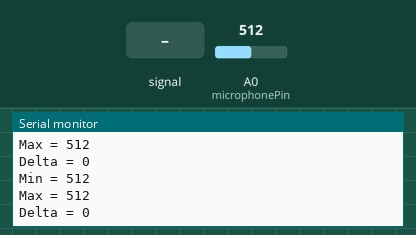
Recording of a sketch running on a simulated Arduino Uno, built with avr-gcc and run on an emulated ATmega328P. Parts: the last lines printed to the serial monitor. The test bench sets the inputs (shaded band); at power-on: A0 (microphonePin) = 512.

Above: at 1.2 s.
1.3 s: A0 (microphonePin) fed a 200 Hz sine of ±81 counts around its level
At 1.51 s:
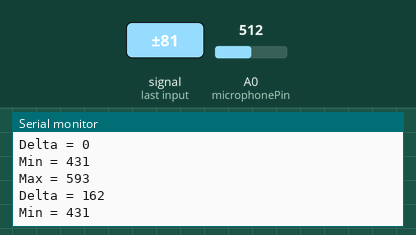
2.8 s: A0 (microphonePin) set to 716
At 3.02 s:
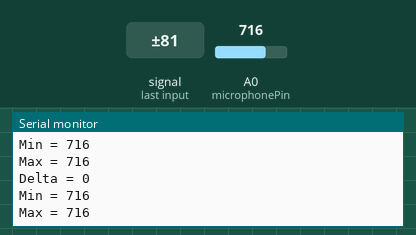
4.3 s: A0 (microphonePin) fed a 1000 Hz sine of ±255 counts around its level
At 4.31 s:
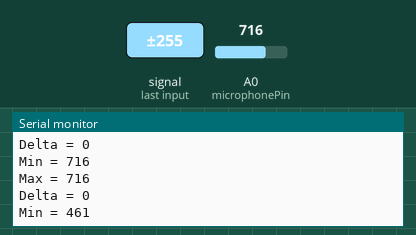
5.8 s: A0 (microphonePin) set to 900
At 5.82 s:
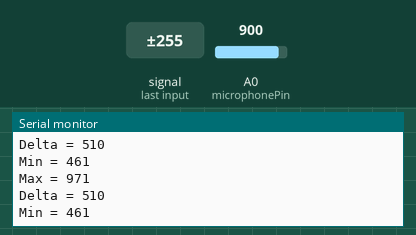
Timing chart, 0 to 8.3 s (numbered marks = the images above; inputs shaded):
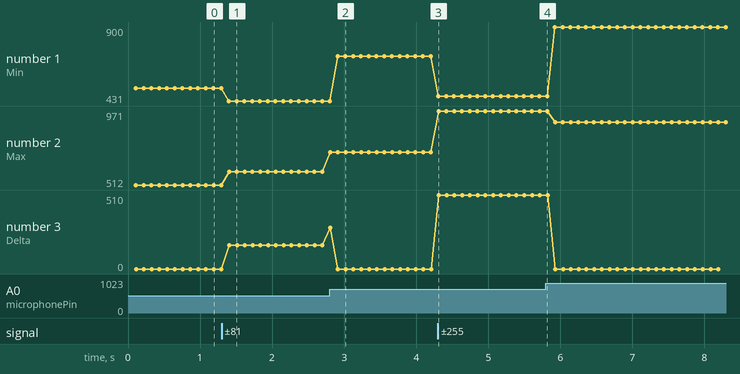

The sketch:

Condenser_Mic_Test_Unamplified.ino
```cpp
const int microphonePin = A0;


void setup() {
  // put your setup code here, to run once:
  Serial.begin(38400);
}

void loop() {
  // put your main code here, to run repeatedly:
  int mn = 1024;
  int mx = 0;

  for (int i = 0; i < 1000; i++) {

    int val = analogRead(microphonePin);

    mn = min(mn, val);
    mx = max(mx, val);

  }

  int delta = mx - mn;
  Serial.print("\nMin = ");
  Serial.print(mn);
  Serial.print("\nMax = ");
  Serial.print(mx);
  Serial.print("\nDelta = ");
  Serial.print(delta);

}
```

Measured:
- after the input at 1.3 s, the serial monitor: prints a new line after 0.10 s (image 1)
- after the input at 2.8 s, the serial monitor: prints a new line at once (image 2)
- after the input at 4.3 s, the serial monitor: prints a new line at once (image 3)
- plotted number 1: 512 → 431 after the input at 1.3 s, 431 → 716 after the input at 2.8 s, 716 → 461 after the input at 4.3 s, 461 → 900 after the input at 5.8 s
- plotted number 2: 512 → 593 after the input at 1.3 s, 593 → 716 after the input at 2.8 s, 716 → 971 after the input at 4.3 s, 971 → 900 after the input at 5.8 s
- plotted number 3: 0 → 162 after the input at 1.3 s, 0 → 510 after the input at 4.3 s
